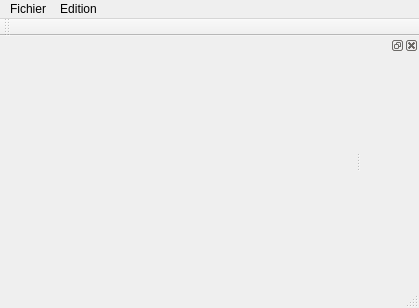
<?xml version="1.0" encoding="UTF-8"?>
<ui version="4.0">
 <class>MainWindow</class>
 <widget class="QMainWindow" name="MainWindow">
  <property name="geometry">
   <rect>
    <x>0</x>
    <y>0</y>
    <width>419</width>
    <height>308</height>
   </rect>
  </property>
  <property name="windowTitle">
   <string>MainWindow</string>
  </property>
  <widget class="QWidget" name="centralWidget"/>
  <widget class="QMenuBar" name="menuBar">
   <property name="geometry">
    <rect>
     <x>0</x>
     <y>0</y>
     <width>419</width>
     <height>21</height>
    </rect>
   </property>
   <widget class="QMenu" name="menuFichier">
    <property name="title">
     <string>Fichier</string>
    </property>
    <addaction name="actionAjouter_un_tileset"/>
    <addaction name="actionAjouter_une_musique"/>
    <addaction name="separator"/>
    <addaction name="actionEnregistrer"/>
    <addaction name="actionEnregistrer_sous"/>
    <addaction name="separator"/>
    <addaction name="actionEnregistrer_et_quitter"/>
    <addaction name="actionQuitter"/>
   </widget>
   <widget class="QMenu" name="menuEdition">
    <property name="title">
     <string>Edition</string>
    </property>
    <addaction name="actionChanger_le_tile_actuel"/>
    <addaction name="actionChanger_le_tileset_actuel"/>
    <addaction name="actionChanger_la_musique_actuelle"/>
    <addaction name="separator"/>
    <addaction name="actionSelectionner_un_tile"/>
    <addaction name="separator"/>
    <addaction name="actionAjouter_une_collision"/>
   </widget>
   <addaction name="menuFichier"/>
   <addaction name="menuEdition"/>
  </widget>
  <widget class="QToolBar" name="mainToolBar">
   <attribute name="toolBarArea">
    <enum>TopToolBarArea</enum>
   </attribute>
   <attribute name="toolBarBreak">
    <bool>false</bool>
   </attribute>
  </widget>
  <widget class="QStatusBar" name="statusBar"/>
  <widget class="QDockWidget" name="m_properties">
   <property name="allowedAreas">
    <set>Qt::LeftDockWidgetArea|Qt::RightDockWidgetArea</set>
   </property>
   <attribute name="dockWidgetArea">
    <number>2</number>
   </attribute>
   <widget class="QWidget" name="dockWidgetContents"/>
  </widget>
  <action name="actionAjouter_un_tileset">
   <property name="text">
    <string>Ajouter un tileset</string>
   </property>
  </action>
  <action name="actionAjouter_une_musique">
   <property name="text">
    <string>Ajouter une musique</string>
   </property>
  </action>
  <action name="actionEnregistrer">
   <property name="text">
    <string>Enregistrer</string>
   </property>
  </action>
  <action name="actionEnregistrer_sous">
   <property name="text">
    <string>Enregistrer sous</string>
   </property>
  </action>
  <action name="actionEnregistrer_et_quitter">
   <property name="text">
    <string>Enregistrer et quitter</string>
   </property>
  </action>
  <action name="actionQuitter">
   <property name="text">
    <string>Quitter</string>
   </property>
  </action>
  <action name="actionMenu">
   <property name="checkable">
    <bool>true</bool>
   </property>
   <property name="checked">
    <bool>true</bool>
   </property>
   <property name="text">
    <string>Menu</string>
   </property>
  </action>
  <action name="actionDock">
   <property name="checkable">
    <bool>true</bool>
   </property>
   <property name="checked">
    <bool>true</bool>
   </property>
   <property name="text">
    <string>Propriétés</string>
   </property>
  </action>
  <action name="actionCanvas">
   <property name="checkable">
    <bool>true</bool>
   </property>
   <property name="checked">
    <bool>true</bool>
   </property>
   <property name="text">
    <string>Canvas</string>
   </property>
  </action>
  <action name="actionChanger_le_tile_actuel">
   <property name="text">
    <string>Changer le tile actuel</string>
   </property>
  </action>
  <action name="actionChanger_le_tileset_actuel">
   <property name="text">
    <string>Changer le tileset actuel</string>
   </property>
  </action>
  <action name="actionChanger_la_musique_actuelle">
   <property name="text">
    <string>Changer la musique actuelle</string>
   </property>
  </action>
  <action name="actionSelectionner_un_tile">
   <property name="text">
    <string>Selectionner un tile</string>
   </property>
  </action>
  <action name="actionAjouter_une_collision">
   <property name="text">
    <string>Ajouter une collision</string>
   </property>
  </action>
 </widget>
 <layoutdefault spacing="6" margin="11"/>
 <resources/>
 <connections/>
</ui>
